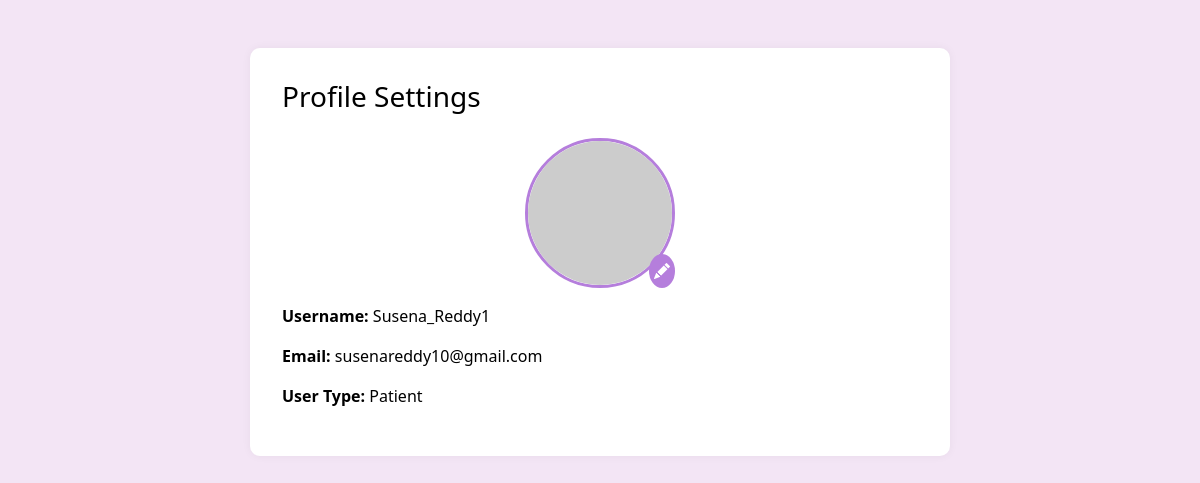
Page /profile_dashboard (signed in) on the committed database.
### tables this page shows
CREATE TABLE Users (
                UserID INTEGER PRIMARY KEY AUTOINCREMENT,
                UserType VARCHAR(50) NOT NULL,
                Username VARCHAR(255) UNIQUE NOT NULL,
                Password VARCHAR(255) NOT NULL,
                Email VARCHAR(255) UNIQUE,
                CreatedAt DATETIME DEFAULT CURRENT_TIMESTAMP,
                RelatedID TEXT
            );

### app.py (the view)
@app.route('/profile_dashboard')
def profile_dashboard():
    if 'user_id' not in session:
        return redirect('/login')
    conn = get_db_connection()
    user = conn.execute(
        "SELECT * FROM Users WHERE UserID=?",
        (session['user_id'],)
    ).fetchone()
    conn.close()
    return render_template("profile.html", user=user)

### app.py (called while the page is built)
def get_db_connection():
    conn = sqlite3.connect(DB_NAME)
    conn.row_factory = sqlite3.Row
    return conn

### templates/profile.html (shortened to what this page needs)
<!DOCTYPE html>
<html lang="en">
<head>
  <link href="https://cdn.jsdelivr.net/npm/bootstrap@5.3.0/dist/css/bootstrap.min.css" rel="stylesheet"/>
  <link href="https://cdn.jsdelivr.net/npm/bootstrap-icons@1.10.5/font/bootstrap-icons.css" rel="stylesheet"/>
  <link href="https://cdnjs.cloudflare.com/ajax/libs/cropperjs/1.5.13/cropper.min.css" rel="stylesheet"/>
</head>
<body>
  <div class="profile-container mt-5">
    <div class="mb-4">
      <h3>Profile Settings</h3>
    </div>
    <div class="text-center">
      <div class="avatar-wrapper mx-auto">
        <img src="https://via.placeholder.com/150" id="profileImage" alt="Avatar">
        <label for="uploadAvatar" class="edit-avatar">
          <i class="bi bi-pencil-fill"></i>
        </label>
      </div>
    </div>
    <p><b>Username:</b> {{ user.Username }}</p>
<p><b>Email:</b> {{ user.Email }}</p>
<p><b>User Type:</b> {{ user.UserType }}</p>
</body>
</html>

### templates/profile.html (style rules this page uses)
:root { --bg-light: #f3e5f5; --text-light: #000; --purple: #b57edc; }
body { font-family: 'Segoe UI', sans-serif; background-color: var(--bg-light); color: var(--text-light); }
.profile-container { max-width: 700px; margin: auto; padding: 2rem; background-color: white; border-radius: 10px; box-shadow: 0 0 10px rgba(0,0,0,0.05); }
.avatar-wrapper { position: relative; width: 150px; height: 150px; margin-bottom: 1rem; }
.avatar-wrapper img { width: 100%; height: 100%; object-fit: cover; border-radius: 50%; border: 3px solid var(--purple); }
.edit-avatar { position: absolute; bottom: 0; right: 0; background-color: var(--purple); color: white; border-radius: 50%; padding: 5px; cursor: pointer; }

### rows in the picture
Users: Username "Susena_Reddy1", Email "susenareddy10@gmail.com", UserType "Patient"
